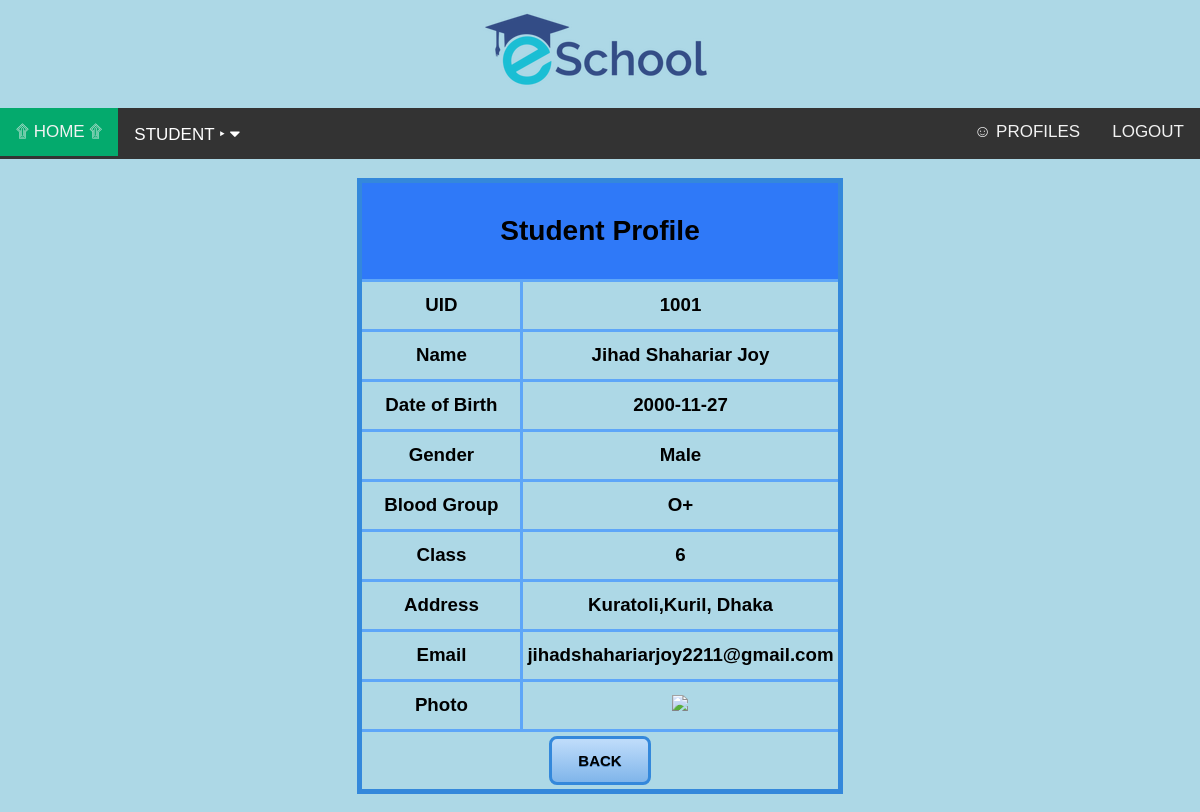
The page /Student/views/profile.php?id=1 (signed in) on the database its author committed.
### tables this page shows
CREATE TABLE `users` (
  `id` int(10) NOT NULL,
  `uid` varchar(10) NOT NULL,
  `password` varchar(20) NOT NULL,
  `name` varchar(50) NOT NULL,
  `dob` varchar(20) NOT NULL,
  `gender` varchar(10) NOT NULL,
  `bloodgrp` varchar(10) DEFAULT NULL,
  `class` int(10) DEFAULT NULL,
  `address` varchar(100) NOT NULL,
  `email` varchar(50) NOT NULL,
  `picture` text NOT NULL,
  `type` varchar(10) NOT NULL,
  `status` varchar(10) NOT NULL
);

### Student/model/studentsModel.php (called while the page is built, shortened)
<?php
	function getStudentById($id){
		$con = getConnection();
		$sql = "select * from users where type='s' and id={$id}";
		$result = mysqli_query($con, $sql);
		$user = mysqli_fetch_assoc($result);
		return $user;
	}
?>

### Student/views/profile.php (the view, shortened to what this page needs)
<?php
	if(isset($_COOKIE['flag'])){
		include('header.php');
		require_once('../model/studentsModel.php');
	$id = $_REQUEST['id'];
	$user = getStudentById($id);
?>
<!DOCTYPE html>
<html>
<head>
</head>
<body>
		<h3><table border="5" align="center" cellspacing="4" cellpadding="4" class="customTable">
		<thead>
		<tr height="100px">
			<td colspan="2" align="center">
				<h2>Student Profile</h2>
			</td>
		</tr>
		</thead>
		<tbody>
		<tr height="50px">
			<td width="150px">UID</td>
			<td width="300px"><?=$user['uid']?></td>
		</tr>
		<tr height="50px">
			<td width="150px">Name</td>
			<td width="300px"><?=$user['name']?></td>
		</tr>
		<tr height="50px">
			<td>Date of Birth</td>
			<td><?=$user['dob']?></td>
		</tr>
		<tr height="50px">
			<td>Gender</td>
			<td><?=$user['gender']?></td>
		</tr>
		<tr height="50px">
			<td>Blood Group</td>
			<td><?=$user['bloodgrp']?></td>
		</tr>
		<tr height="50px">
			<td>Class</td>
			<td><?=$user['class']?></td>
		</tr>
		<tr height="50px">
			<td>Address</td>
			<td><?=$user['address']?></td>
		</tr>
		<tr height="50px">
			<td>Email</td>
			<td><?=$user['email']?></td>
		</tr>
		<tr height="50px">
			<td>Photo</td>
			<td><img src="../assets/<?=$data['picture']?>" hight="100px" width="100px"></td>
		</tr>
		</tbody>
		<tr height="60px" >
			<td colspan="2" align="center">
				<a href="profiles.php" class="lightBlueButton">BACK</a>
			</td>
		</tr>
	</table></h3>
</body>
</html>
<?php
 }else{
 	header('location: login.html');
 }
?>

### Student/views/header.php (style rules this page uses)
body { margin:0;font-family:Arial }
body { background-color: lightblue; }

### Student/views/profile.php (style rules this page uses)
.lightBlueButton { box-shadow:inset 0px 0px 0px 0px #dcecfb; background:linear-gradient(to bottom, #bddbfa 5%, #80b5ea 100%); background-color:#bddbfa; border-radius:8px; border:3px solid #3488db; display:inline-block; cursor:pointer; color:#ffffff; font-family:Arial; color: black; font-size:15px; font-weight:bold; padding:13px 26px; text-decoration:none; text-shadow:0px 1px 0px #528ecc; }
table.customTable { border-collapse: collapse; border-width: 5px; border-color: #3488db; border-style: solid; color: #000000; }
table.customTable td, table.customTable th { border-width: 3px; border-color: #5EA6F8; border-style: solid; text-align: center; }
table.customTable thead { background-color: #2F79F8; }

### rows shown on the page
users: uid "1001", name "Jihad Shahariar Joy", dob "2000-11-27", gender "Male", bloodgrp "O+", class "6", address "Kuratoli,Kuril, Dhaka", email "jihadshahariarjoy2211@gmail.com"
